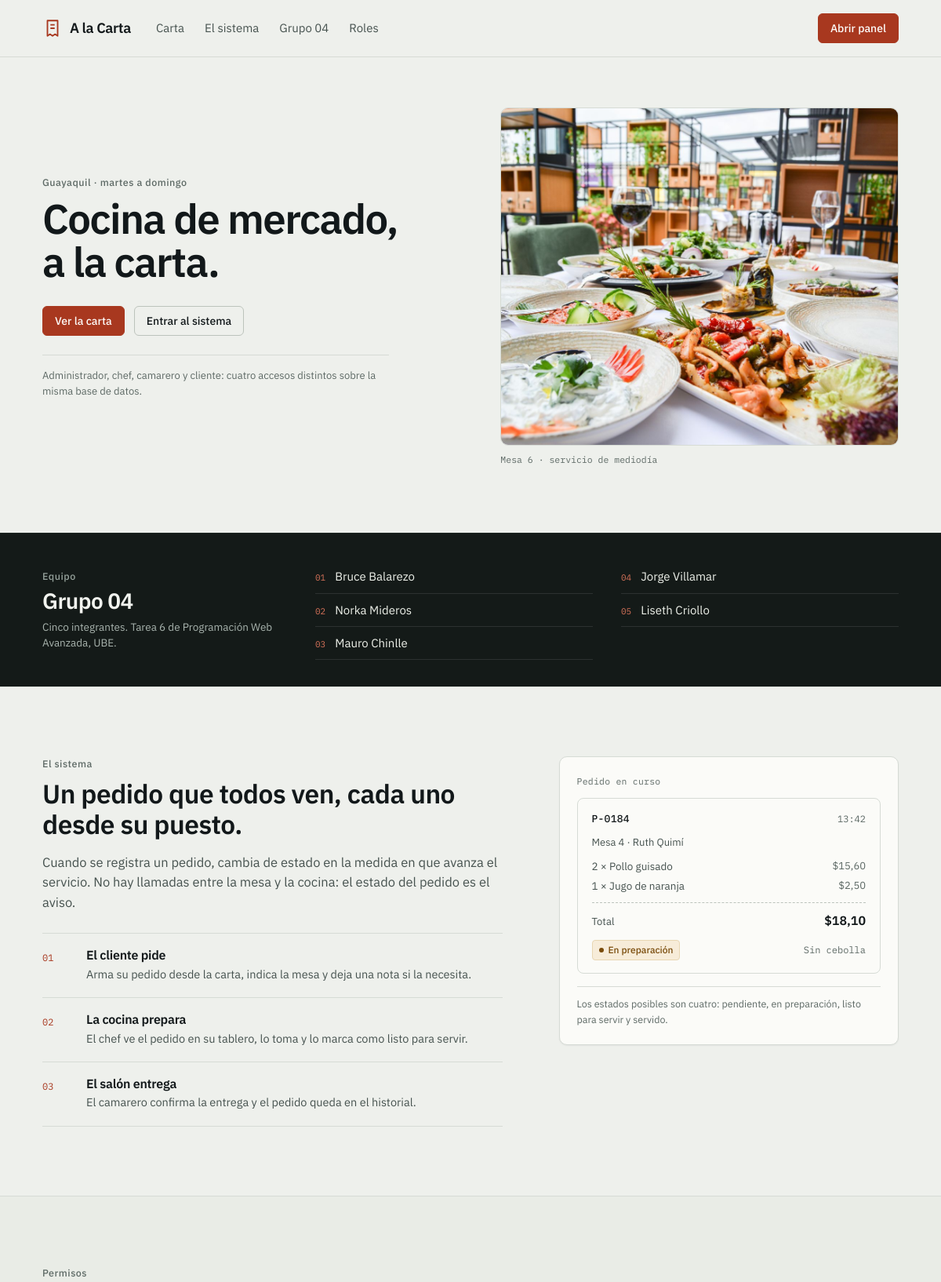
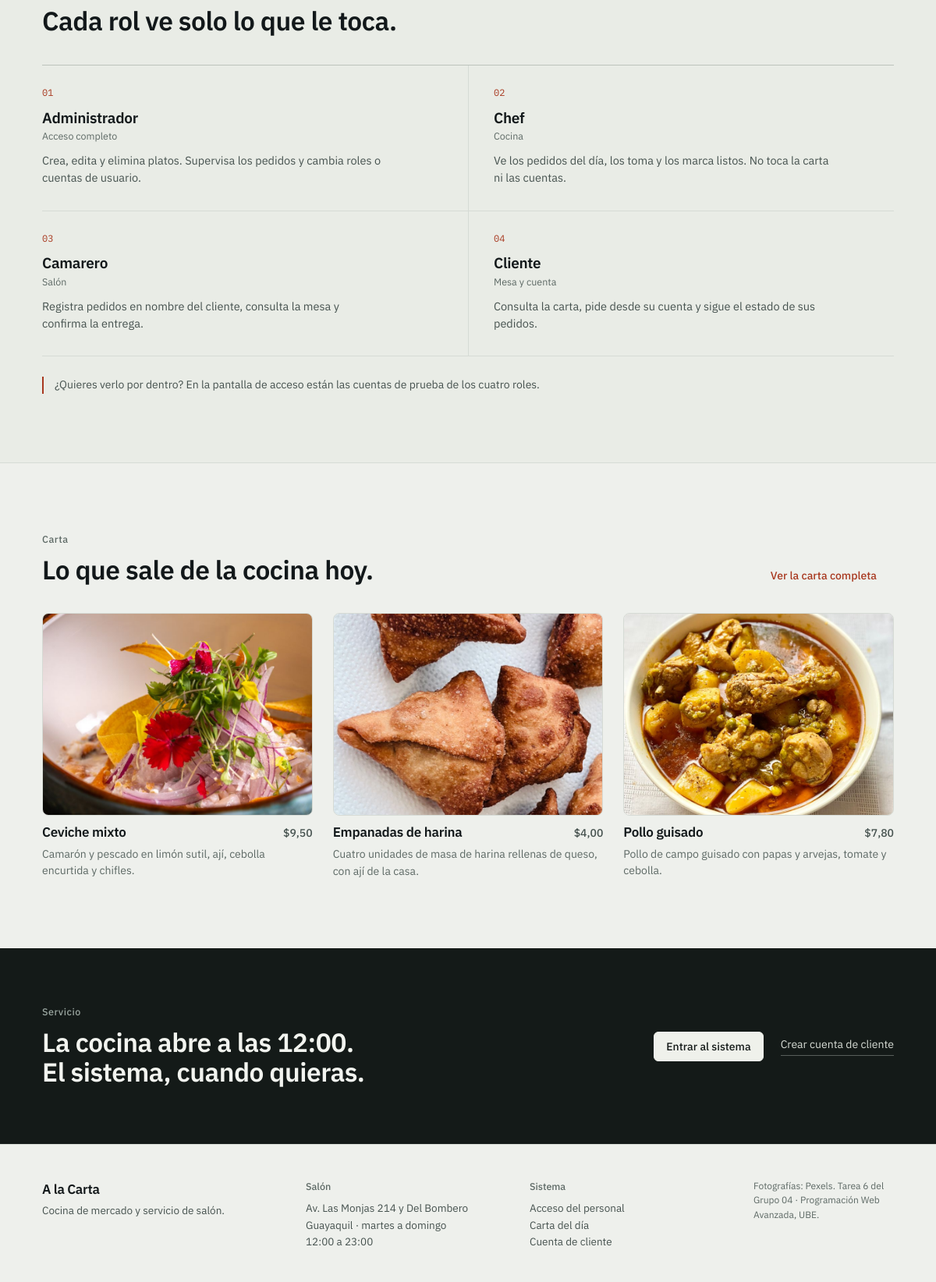
The page / (signed in) on the database its author committed (2 pictures, top to bottom).
### tables this page shows
CREATE TABLE dishes (
    id          INT AUTO_INCREMENT PRIMARY KEY,
    name        VARCHAR(50) NOT NULL,
    description VARCHAR(255),
    price       DECIMAL(10, 2) NOT NULL,
    category    VARCHAR(30) NOT NULL DEFAULT 'Platos fuertes',
    image       VARCHAR(120) DEFAULT NULL,
    available   TINYINT(1) NOT NULL DEFAULT 1
);

### index.php (the view, shortened to what this page needs)
<?php
require_once __DIR__ . '/includes/config.php';
$muestra = $pdo->query(
    'SELECT name, description, price, image
     FROM dishes
     WHERE available = 1 AND image IS NOT NULL
     ORDER BY FIELD(category, "Entradas", "Platos fuertes", "Bebidas"), id
     LIMIT 3'
)->fetchAll();
require __DIR__ . '/includes/sitio_header.php';
?>
<main id="contenido">
    <section class="portada">
        <div class="contenedor portada__fila">
            <div class="portada__texto">
                <p class="sobrelinea">Guayaquil · martes a domingo</p>
                <h1>Cocina de mercado,<br>a la carta.</h1>
                <div class="portada__acciones">
                    <a class="boton boton--principal" href="carta.php">Ver la carta</a>
                    <a class="boton boton--fantasma" href="login.php">Entrar al sistema</a>
                </div>
                <p class="portada__pie">
                    Administrador, chef, camarero y cliente: cuatro accesos distintos
                    sobre la misma base de datos.
                </p>
            </div>
            <figure class="portada__figura">
                <img src="assets/img/hero-mesa.jpg" width="1400" height="933"
                     alt="Mesa servida con varios platos en el salón de A la Carta">
                <figcaption>Mesa 6 · servicio de mediodía</figcaption>
            </figure>
        </div>
    </section>
    <section class="seccion-grupo" id="grupo" aria-labelledby="grupo-titulo">
        <div class="contenedor grupo-fila">
            <div class="grupo__intro">
                <p class="sobrelinea">Equipo</p>
                <h2 id="grupo-titulo">Grupo 04</h2>
                <p class="grupo__nota">
                    Cinco integrantes. Tarea 6 de Programación Web Avanzada, UBE.
                </p>
            </div>
            <ol class="grupo__lista">
                <li><span class="grupo__num">01</span><span class="grupo__nombre">Bruce Balarezo</span></li>
                <li><span class="grupo__num">02</span><span class="grupo__nombre">Norka Mideros</span></li>
                <li><span class="grupo__num">03</span><span class="grupo__nombre">Mauro Chinlle</span></li>
                <li><span class="grupo__num">04</span><span class="grupo__nombre">Jorge Villamar</span></li>
                <li><span class="grupo__num">05</span><span class="grupo__nombre">Liseth Criollo</span></li>
            </ol>
        </div>
    </section>
    <section class="seccion" id="sistema">
        <div class="contenedor sistema__fila">
            <div class="sistema__texto">
                <p class="sobrelinea">El sistema</p>
                <h2>Un pedido que todos ven, cada uno desde su puesto.</h2>
                <p class="entrada">
                    Cuando se registra un pedido, cambia de estado en la medida en que
                    avanza el servicio. No hay llamadas entre la mesa y la cocina:
                    el estado del pedido es el aviso.
                </p>
                <ol class="pasos">
                    <li>
                        <span class="pasos__numero">01</span>
                        <div>
                            <h3>El cliente pide</h3>
                            <p>Arma su pedido desde la carta, indica la mesa y deja una nota si la necesita.</p>
                        </div>
                    </li>
                    <li>
                        <span class="pasos__numero">02</span>
                        <div>
                            <h3>La cocina prepara</h3>
                            <p>El chef ve el pedido en su tablero, lo toma y lo marca como listo para servir.</p>
                        </div>
                    </li>
                    <li>
                        <span class="pasos__numero">03</span>
                        <div>
                            <h3>El salón entrega</h3>
                            <p>El camarero confirma la entrega y el pedido queda en el historial.</p>
                        </div>
                    </li>
                </ol>
            </div>
            <div class="sistema__muestra">
                <p class="etiqueta-mono">Pedido en curso</p>
                <article class="tique tique--demo" aria-label="Ejemplo de pedido">
                    <header class="tique__cabecera">
                        <span class="tique__codigo">P-0184</span>
                        <span class="tique__hora">13:42</span>
                    </header>
                    <p class="tique__meta">Mesa 4 · Ruth Quimí</p>
                    <ul class="tique__lineas">
                        <li><span>2 × Pollo guisado</span><span class="cifra">$15,60</span></li>
                        <li><span>1 × Jugo de naranja</span><span class="cifra">$2,50</span></li>
                    </ul>
                    <div class="tique__total">
                        <span>Total</span>
                        <span class="cifra">$18,10</span>
                    </div>
                    <footer class="tique__pie">
                        <span class="estado estado--preparando">En preparación</span>
                        <span class="tique__hora">Sin cebolla</span>
                    </footer>
                </article>
                <p class="sistema__nota">
                    Los estados posibles son cuatro: pendiente, en preparación,
                    listo para servir y servido.
                </p>
            </div>
        </div>
    </section>
    <section class="seccion seccion--papel" id="roles">
        <div class="contenedor">
            <div class="seccion__cabecera">
                <div>
                    <p class="sobrelinea">Permisos</p>
                    <h2>Cada rol ve solo lo que le toca.</h2>
                </div>
            </div>
            <div class="roles">
                <article class="rol">
                    <p class="rol__numero">01</p>
                    <h3>Administrador</h3>
                    <p class="rol__alcance">Acceso completo</p>
                    <p>Crea, edita y elimina platos. Supervisa los pedidos y cambia roles o cuentas de usuario.</p>
                </article>
                <article class="rol">
                    <p class="rol__numero">02</p>
                    <h3>Chef</h3>
                    <p class="rol__alcance">Cocina</p>
                    <p>Ve los pedidos del día, los toma y los marca listos. No toca la carta ni las cuentas.</p>
                </article>
                <article class="rol">
                    <p class="rol__numero">03</p>
                    <h3>Camarero</h3>
                    <p class="rol__alcance">Salón</p>
                    <p>Registra pedidos en nombre del cliente, consulta la mesa y confirma la entrega.</p>
                </article>
                <article class="rol">
                    <p class="rol__numero">04</p>
                    <h3>Cliente</h3>
                    <p class="rol__alcance">Mesa y cuenta</p>
                    <p>Consulta la carta, pide desde su cuenta y sigue el estado de sus pedidos.</p>
                </article>
            </div>
            <p class="roles__nota">
                ¿Quieres verlo por dentro? En la pantalla de acceso están las cuentas de prueba
                de los cuatro roles.
            </p>
        </div>
    </section>
    <section class="seccion">
        <div class="contenedor">
            <div class="seccion__cabecera">
                <div>
                    <p class="sobrelinea">Carta</p>
                    <h2>Lo que sale de la cocina hoy.</h2>
                </div>
                <a class="enlace-flecha" href="carta.php">
                    Ver la carta completa <?= icono('flecha', 16) ?>
                </a>
            </div>
            <div class="platos-muestra">
                <?php foreach ($muestra as $plato): ?>
                    <article class="plato-card">
                        <img class="plato-card__foto" src="assets/img/<?= e($plato['image']) ?>"
                             alt="<?= e($plato['name']) ?>">
                        <div class="plato-card__cuerpo">
                            <div class="plato-card__linea">
                                <h3><?= e($plato['name']) ?></h3>
                                <span class="cifra"><?= dinero((float) $plato['price']) ?></span>
                            </div>
                            <p><?= e($plato['description']) ?></p>
                        </div>
                    </article>
                <?php endforeach; ?>
            </div>
        </div>
    </section>
    <section class="cierre">
        <div class="contenedor cierre__fila">
            <div>
                <p class="sobrelinea">Servicio</p>
                <h2>La cocina abre a las 12:00.<br>El sistema, cuando quieras.</h2>
            </div>
            <div class="cierre__acciones">
                <a class="boton boton--claro" href="login.php">Entrar al sistema</a>
                <a class="enlace-claro" href="registro.php">Crear cuenta de cliente</a>
            </div>
        </div>
    </section>
</main>
<?php require __DIR__ . '/includes/sitio_footer.php'; ?>

### rows shown on the page
dishes: image (picture), name "Ceviche mixto", price "$9,50", description "Camarón y pescado en limón sutil, ají, cebolla encurtida y chifles."
dishes: image (picture), name "Empanadas de harina", price "$4,00", description "Cuatro unidades de masa de harina rellenas de queso, con ají de la casa."
dishes: image (picture), name "Pollo guisado", price "$7,80", description "Pollo de campo guisado con papas y arvejas, tomate y cebolla."
